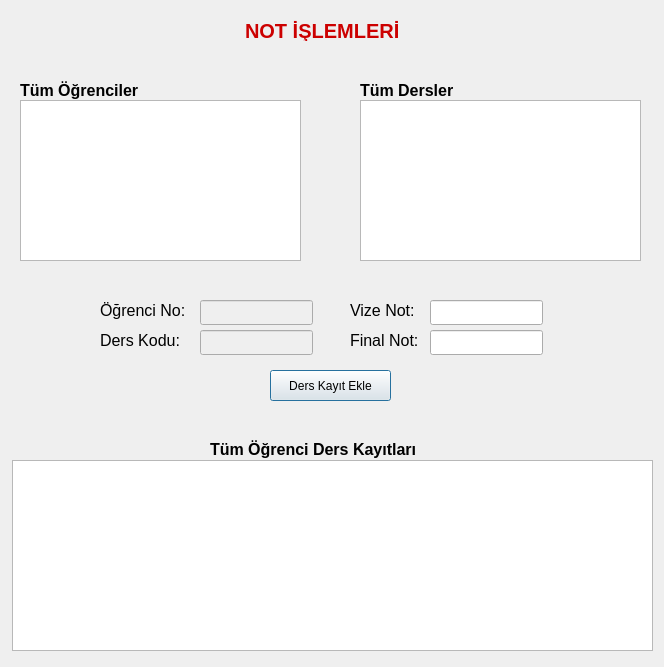
<?xml version="1.0" encoding="UTF-8"?>
<ui version="4.0">
 <class>NotIslemleri</class>
 <widget class="QDialog" name="NotIslemleri">
  <property name="geometry">
   <rect>
    <x>0</x>
    <y>0</y>
    <width>664</width>
    <height>667</height>
   </rect>
  </property>
  <property name="windowTitle">
   <string>NOT İŞLEMLERİ</string>
  </property>
  <widget class="QLabel" name="label">
   <property name="geometry">
    <rect>
     <x>245</x>
     <y>20</y>
     <width>171</width>
     <height>21</height>
    </rect>
   </property>
   <property name="font">
    <font>
     <pointsize>15</pointsize>
     <weight>75</weight>
     <bold>true</bold>
    </font>
   </property>
   <property name="styleSheet">
    <string notr="true">color: rgb(204, 0, 0);</string>
   </property>
   <property name="text">
    <string>NOT İŞLEMLERİ</string>
   </property>
  </widget>
  <widget class="QTableView" name="tableView_2">
   <property name="geometry">
    <rect>
     <x>360</x>
     <y>100</y>
     <width>281</width>
     <height>161</height>
    </rect>
   </property>
  </widget>
  <widget class="QLabel" name="label_2">
   <property name="geometry">
    <rect>
     <x>360</x>
     <y>80</y>
     <width>111</width>
     <height>21</height>
    </rect>
   </property>
   <property name="font">
    <font>
     <pointsize>12</pointsize>
     <weight>75</weight>
     <bold>true</bold>
    </font>
   </property>
   <property name="text">
    <string>Tüm Dersler</string>
   </property>
  </widget>
  <widget class="QLabel" name="label_3">
   <property name="geometry">
    <rect>
     <x>20</x>
     <y>80</y>
     <width>141</width>
     <height>21</height>
    </rect>
   </property>
   <property name="font">
    <font>
     <pointsize>12</pointsize>
     <weight>75</weight>
     <bold>true</bold>
    </font>
   </property>
   <property name="text">
    <string>Tüm Öğrenciler</string>
   </property>
  </widget>
  <widget class="QTableView" name="tableView">
   <property name="geometry">
    <rect>
     <x>20</x>
     <y>100</y>
     <width>281</width>
     <height>161</height>
    </rect>
   </property>
  </widget>
  <widget class="QTableView" name="tableView_3">
   <property name="geometry">
    <rect>
     <x>12</x>
     <y>460</y>
     <width>641</width>
     <height>191</height>
    </rect>
   </property>
  </widget>
  <widget class="QLabel" name="label_4">
   <property name="geometry">
    <rect>
     <x>210</x>
     <y>439</y>
     <width>241</width>
     <height>21</height>
    </rect>
   </property>
   <property name="font">
    <font>
     <pointsize>12</pointsize>
     <weight>75</weight>
     <bold>true</bold>
    </font>
   </property>
   <property name="text">
    <string>Tüm Öğrenci Ders Kayıtları</string>
   </property>
  </widget>
  <widget class="QLabel" name="label_5">
   <property name="geometry">
    <rect>
     <x>100</x>
     <y>300</y>
     <width>101</width>
     <height>21</height>
    </rect>
   </property>
   <property name="font">
    <font>
     <pointsize>12</pointsize>
    </font>
   </property>
   <property name="text">
    <string>Öğrenci No:</string>
   </property>
  </widget>
  <widget class="QLabel" name="label_6">
   <property name="geometry">
    <rect>
     <x>100</x>
     <y>330</y>
     <width>91</width>
     <height>21</height>
    </rect>
   </property>
   <property name="font">
    <font>
     <pointsize>12</pointsize>
    </font>
   </property>
   <property name="text">
    <string>Ders Kodu:</string>
   </property>
  </widget>
  <widget class="QLabel" name="label_7">
   <property name="geometry">
    <rect>
     <x>350</x>
     <y>300</y>
     <width>81</width>
     <height>21</height>
    </rect>
   </property>
   <property name="font">
    <font>
     <pointsize>12</pointsize>
    </font>
   </property>
   <property name="text">
    <string>Vize Not:</string>
   </property>
  </widget>
  <widget class="QLabel" name="label_8">
   <property name="geometry">
    <rect>
     <x>350</x>
     <y>330</y>
     <width>81</width>
     <height>21</height>
    </rect>
   </property>
   <property name="font">
    <font>
     <pointsize>12</pointsize>
    </font>
   </property>
   <property name="text">
    <string>Final Not:</string>
   </property>
  </widget>
  <widget class="QLineEdit" name="lineEdit">
   <property name="enabled">
    <bool>false</bool>
   </property>
   <property name="geometry">
    <rect>
     <x>200</x>
     <y>300</y>
     <width>113</width>
     <height>25</height>
    </rect>
   </property>
  </widget>
  <widget class="QLineEdit" name="lineEdit_2">
   <property name="enabled">
    <bool>false</bool>
   </property>
   <property name="geometry">
    <rect>
     <x>200</x>
     <y>330</y>
     <width>113</width>
     <height>25</height>
    </rect>
   </property>
  </widget>
  <widget class="QLineEdit" name="lineEdit_3">
   <property name="geometry">
    <rect>
     <x>430</x>
     <y>300</y>
     <width>113</width>
     <height>25</height>
    </rect>
   </property>
  </widget>
  <widget class="QLineEdit" name="lineEdit_4">
   <property name="geometry">
    <rect>
     <x>430</x>
     <y>330</y>
     <width>113</width>
     <height>25</height>
    </rect>
   </property>
  </widget>
  <widget class="QPushButton" name="pushButton">
   <property name="geometry">
    <rect>
     <x>270</x>
     <y>370</y>
     <width>121</width>
     <height>31</height>
    </rect>
   </property>
   <property name="text">
    <string>Ders Kayıt Ekle</string>
   </property>
  </widget>
 </widget>
 <resources/>
 <connections/>
</ui>
